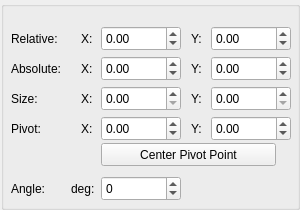
<?xml version="1.0" encoding="UTF-8"?>
<ui version="4.0">
 <class>RectPropertyGridWidget</class>
 <widget class="QWidget" name="RectPropertyGridWidget">
  <property name="geometry">
   <rect>
    <x>0</x>
    <y>0</y>
    <width>300</width>
    <height>210</height>
   </rect>
  </property>
  <property name="minimumSize">
   <size>
    <width>300</width>
    <height>210</height>
   </size>
  </property>
  <property name="windowTitle">
   <string>Form</string>
  </property>
  <widget class="QGroupBox" name="groupBox">
   <property name="geometry">
    <rect>
     <x>1</x>
     <y>1</y>
     <width>299</width>
     <height>209</height>
    </rect>
   </property>
   <property name="title">
    <string/>
   </property>
   <widget class="QLabel" name="label_8">
    <property name="geometry">
     <rect>
      <x>80</x>
      <y>60</y>
      <width>16</width>
      <height>16</height>
     </rect>
    </property>
    <property name="minimumSize">
     <size>
      <width>0</width>
      <height>0</height>
     </size>
    </property>
    <property name="text">
     <string>X:</string>
    </property>
   </widget>
   <widget class="QLabel" name="label_3">
    <property name="geometry">
     <rect>
      <x>10</x>
      <y>90</y>
      <width>62</width>
      <height>16</height>
     </rect>
    </property>
    <property name="text">
     <string>Size:</string>
    </property>
   </widget>
   <widget class="AdjustablePointDoubleSpinBox" name="pivotYDoubleSpinBox">
    <property name="geometry">
     <rect>
      <x>210</x>
      <y>115</y>
      <width>80</width>
      <height>25</height>
     </rect>
    </property>
    <property name="minimum">
     <double>-9997.000000000000000</double>
    </property>
    <property name="maximum">
     <double>9999.000000000000000</double>
    </property>
    <property name="singleStep">
     <double>0.100000000000000</double>
    </property>
   </widget>
   <widget class="QLabel" name="label_2">
    <property name="geometry">
     <rect>
      <x>10</x>
      <y>60</y>
      <width>62</width>
      <height>16</height>
     </rect>
    </property>
    <property name="text">
     <string>Absolute:</string>
    </property>
   </widget>
   <widget class="QLabel" name="label_14">
    <property name="geometry">
     <rect>
      <x>190</x>
      <y>60</y>
      <width>16</width>
      <height>16</height>
     </rect>
    </property>
    <property name="minimumSize">
     <size>
      <width>0</width>
      <height>0</height>
     </size>
    </property>
    <property name="text">
     <string>Y:</string>
    </property>
   </widget>
   <widget class="AdjustablePointDoubleSpinBox" name="relativeXDoubleSpinBox">
    <property name="geometry">
     <rect>
      <x>100</x>
      <y>25</y>
      <width>80</width>
      <height>25</height>
     </rect>
    </property>
    <property name="minimum">
     <double>-9999.000000000000000</double>
    </property>
    <property name="maximum">
     <double>9999.000000000000000</double>
    </property>
    <property name="singleStep">
     <double>1.000000000000000</double>
    </property>
   </widget>
   <widget class="QLabel" name="label_13">
    <property name="geometry">
     <rect>
      <x>190</x>
      <y>120</y>
      <width>16</width>
      <height>16</height>
     </rect>
    </property>
    <property name="minimumSize">
     <size>
      <width>0</width>
      <height>0</height>
     </size>
    </property>
    <property name="text">
     <string>Y:</string>
    </property>
   </widget>
   <widget class="AdjustablePointDoubleSpinBox" name="pivotXDoubleSpinBox">
    <property name="geometry">
     <rect>
      <x>100</x>
      <y>115</y>
      <width>80</width>
      <height>25</height>
     </rect>
    </property>
    <property name="minimum">
     <double>-9999.000000000000000</double>
    </property>
    <property name="maximum">
     <double>9999.000000000000000</double>
    </property>
    <property name="singleStep">
     <double>0.100000000000000</double>
    </property>
   </widget>
   <widget class="QLabel" name="label_5">
    <property name="geometry">
     <rect>
      <x>10</x>
      <y>180</y>
      <width>62</width>
      <height>16</height>
     </rect>
    </property>
    <property name="text">
     <string>Angle:</string>
    </property>
   </widget>
   <widget class="AdjustablePointDoubleSpinBox" name="sizeYDoubleSpinBox">
    <property name="geometry">
     <rect>
      <x>210</x>
      <y>85</y>
      <width>80</width>
      <height>25</height>
     </rect>
    </property>
    <property name="minimum">
     <double>0.000000000000000</double>
    </property>
    <property name="maximum">
     <double>9999.000000000000000</double>
    </property>
    <property name="singleStep">
     <double>1.000000000000000</double>
    </property>
   </widget>
   <widget class="AdjustablePointDoubleSpinBox" name="absoluteXDoubleSpinBox">
    <property name="geometry">
     <rect>
      <x>100</x>
      <y>55</y>
      <width>80</width>
      <height>25</height>
     </rect>
    </property>
    <property name="minimum">
     <double>-9999.000000000000000</double>
    </property>
    <property name="maximum">
     <double>9999.000000000000000</double>
    </property>
    <property name="singleStep">
     <double>1.000000000000000</double>
    </property>
   </widget>
   <widget class="AdjustablePointDoubleSpinBox" name="relativeYDoubleSpinBox">
    <property name="geometry">
     <rect>
      <x>210</x>
      <y>25</y>
      <width>80</width>
      <height>25</height>
     </rect>
    </property>
    <property name="minimum">
     <double>-9999.000000000000000</double>
    </property>
    <property name="maximum">
     <double>9999.000000000000000</double>
    </property>
    <property name="singleStep">
     <double>1.000000000000000</double>
    </property>
   </widget>
   <widget class="QLabel" name="label">
    <property name="geometry">
     <rect>
      <x>10</x>
      <y>30</y>
      <width>60</width>
      <height>16</height>
     </rect>
    </property>
    <property name="text">
     <string>Relative:</string>
    </property>
   </widget>
   <widget class="AdjustablePointDoubleSpinBox" name="sizeXDoubleSpinBox">
    <property name="geometry">
     <rect>
      <x>100</x>
      <y>85</y>
      <width>80</width>
      <height>25</height>
     </rect>
    </property>
    <property name="minimum">
     <double>0.000000000000000</double>
    </property>
    <property name="maximum">
     <double>9999.000000000000000</double>
    </property>
    <property name="singleStep">
     <double>1.000000000000000</double>
    </property>
   </widget>
   <widget class="QLabel" name="label_9">
    <property name="geometry">
     <rect>
      <x>80</x>
      <y>90</y>
      <width>16</width>
      <height>16</height>
     </rect>
    </property>
    <property name="minimumSize">
     <size>
      <width>0</width>
      <height>0</height>
     </size>
    </property>
    <property name="text">
     <string>X:</string>
    </property>
   </widget>
   <widget class="QSpinBox" name="angleSpinBox">
    <property name="geometry">
     <rect>
      <x>100</x>
      <y>175</y>
      <width>80</width>
      <height>25</height>
     </rect>
    </property>
    <property name="minimum">
     <number>-360</number>
    </property>
    <property name="maximum">
     <number>360</number>
    </property>
   </widget>
   <widget class="AdjustablePointDoubleSpinBox" name="absoluteYDoubleSpinBox">
    <property name="geometry">
     <rect>
      <x>210</x>
      <y>55</y>
      <width>80</width>
      <height>25</height>
     </rect>
    </property>
    <property name="minimum">
     <double>-9999.000000000000000</double>
    </property>
    <property name="maximum">
     <double>9999.000000000000000</double>
    </property>
    <property name="singleStep">
     <double>1.000000000000000</double>
    </property>
   </widget>
   <widget class="QLabel" name="label_7">
    <property name="geometry">
     <rect>
      <x>190</x>
      <y>30</y>
      <width>16</width>
      <height>16</height>
     </rect>
    </property>
    <property name="minimumSize">
     <size>
      <width>0</width>
      <height>0</height>
     </size>
    </property>
    <property name="text">
     <string>Y:</string>
    </property>
   </widget>
   <widget class="QLabel" name="label_4">
    <property name="geometry">
     <rect>
      <x>10</x>
      <y>120</y>
      <width>62</width>
      <height>16</height>
     </rect>
    </property>
    <property name="text">
     <string>Pivot:</string>
    </property>
   </widget>
   <widget class="QLabel" name="label_10">
    <property name="geometry">
     <rect>
      <x>80</x>
      <y>120</y>
      <width>16</width>
      <height>16</height>
     </rect>
    </property>
    <property name="minimumSize">
     <size>
      <width>0</width>
      <height>0</height>
     </size>
    </property>
    <property name="text">
     <string>X:</string>
    </property>
   </widget>
   <widget class="QLabel" name="label_11">
    <property name="geometry">
     <rect>
      <x>70</x>
      <y>180</y>
      <width>30</width>
      <height>16</height>
     </rect>
    </property>
    <property name="minimumSize">
     <size>
      <width>0</width>
      <height>0</height>
     </size>
    </property>
    <property name="text">
     <string>deg:</string>
    </property>
   </widget>
   <widget class="QLabel" name="label_12">
    <property name="geometry">
     <rect>
      <x>190</x>
      <y>90</y>
      <width>16</width>
      <height>16</height>
     </rect>
    </property>
    <property name="minimumSize">
     <size>
      <width>0</width>
      <height>0</height>
     </size>
    </property>
    <property name="text">
     <string>Y:</string>
    </property>
   </widget>
   <widget class="QLabel" name="label_6">
    <property name="geometry">
     <rect>
      <x>80</x>
      <y>30</y>
      <width>16</width>
      <height>16</height>
     </rect>
    </property>
    <property name="minimumSize">
     <size>
      <width>0</width>
      <height>0</height>
     </size>
    </property>
    <property name="text">
     <string>X:</string>
    </property>
   </widget>
   <widget class="QPushButton" name="centerPivotPointButton">
    <property name="geometry">
     <rect>
      <x>100</x>
      <y>142</y>
      <width>175</width>
      <height>23</height>
     </rect>
    </property>
    <property name="text">
     <string>Center Pivot Point</string>
    </property>
   </widget>
  </widget>
 </widget>
 <customwidgets>
  <customwidget>
   <class>AdjustablePointDoubleSpinBox</class>
   <extends>QDoubleSpinBox</extends>
   <header>AdjustablePointDoubleSpinBox.h</header>
  </customwidget>
 </customwidgets>
 <tabstops>
  <tabstop>relativeXDoubleSpinBox</tabstop>
  <tabstop>relativeYDoubleSpinBox</tabstop>
  <tabstop>absoluteXDoubleSpinBox</tabstop>
  <tabstop>absoluteYDoubleSpinBox</tabstop>
  <tabstop>sizeXDoubleSpinBox</tabstop>
  <tabstop>sizeYDoubleSpinBox</tabstop>
  <tabstop>pivotXDoubleSpinBox</tabstop>
  <tabstop>pivotYDoubleSpinBox</tabstop>
  <tabstop>centerPivotPointButton</tabstop>
  <tabstop>angleSpinBox</tabstop>
 </tabstops>
 <resources/>
 <connections/>
 <designerdata>
  <property name="gridDeltaX">
   <number>10</number>
  </property>
  <property name="gridDeltaY">
   <number>10</number>
  </property>
  <property name="gridSnapX">
   <bool>true</bool>
  </property>
  <property name="gridSnapY">
   <bool>true</bool>
  </property>
  <property name="gridVisible">
   <bool>true</bool>
  </property>
 </designerdata>
</ui>
